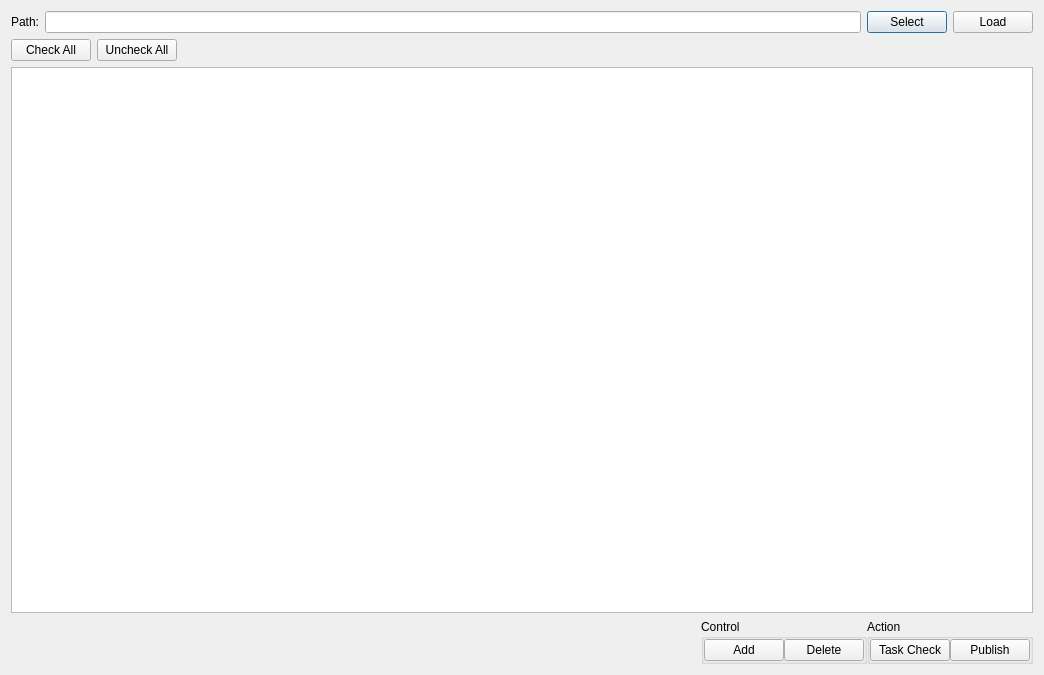
<?xml version="1.0" encoding="UTF-8"?>
<ui version="4.0">
 <class>Dialog</class>
 <widget class="QDialog" name="Dialog">
  <property name="geometry">
   <rect>
    <x>0</x>
    <y>0</y>
    <width>1044</width>
    <height>675</height>
   </rect>
  </property>
  <property name="windowTitle">
   <string>Past Timelog</string>
  </property>
  <layout class="QVBoxLayout" name="verticalLayout">
   <item>
    <layout class="QHBoxLayout" name="horizontalLayout_2">
     <item>
      <widget class="QLabel" name="label">
       <property name="text">
        <string>Path:</string>
       </property>
      </widget>
     </item>
     <item>
      <widget class="QLineEdit" name="lineEdit"/>
     </item>
     <item>
      <widget class="QPushButton" name="select_excel">
       <property name="text">
        <string>Select</string>
       </property>
      </widget>
     </item>
     <item>
      <widget class="QPushButton" name="load_excel">
       <property name="text">
        <string>Load</string>
       </property>
      </widget>
     </item>
    </layout>
   </item>
   <item>
    <layout class="QHBoxLayout" name="horizontalLayout_3">
     <item>
      <widget class="QPushButton" name="check_all_btn">
       <property name="text">
        <string>Check All</string>
       </property>
      </widget>
     </item>
     <item>
      <widget class="QPushButton" name="uncheck_all_btn">
       <property name="text">
        <string>Uncheck All</string>
       </property>
      </widget>
     </item>
     <item>
      <spacer name="horizontalSpacer">
       <property name="orientation">
        <enum>Qt::Horizontal</enum>
       </property>
       <property name="sizeType">
        <enum>QSizePolicy::Expanding</enum>
       </property>
       <property name="sizeHint" stdset="0">
        <size>
         <width>40</width>
         <height>20</height>
        </size>
       </property>
      </spacer>
     </item>
    </layout>
   </item>
   <item>
    <widget class="QTableView" name="seq_model_view"/>
   </item>
   <item>
    <layout class="QHBoxLayout" name="horizontalLayout_4">
     <property name="spacing">
      <number>0</number>
     </property>
     <item>
      <spacer name="horizontalSpacer_2">
       <property name="orientation">
        <enum>Qt::Horizontal</enum>
       </property>
       <property name="sizeType">
        <enum>QSizePolicy::Expanding</enum>
       </property>
       <property name="sizeHint" stdset="0">
        <size>
         <width>0</width>
         <height>0</height>
        </size>
       </property>
      </spacer>
     </item>
     <item>
      <widget class="QGroupBox" name="groupBox_2">
       <property name="title">
        <string>Control</string>
       </property>
       <layout class="QHBoxLayout" name="horizontalLayout_5">
        <property name="spacing">
         <number>0</number>
        </property>
        <property name="margin">
         <number>0</number>
        </property>
        <item>
         <widget class="QPushButton" name="add_btn">
          <property name="text">
           <string>Add</string>
          </property>
         </widget>
        </item>
        <item>
         <widget class="QPushButton" name="del_btn">
          <property name="text">
           <string>Delete</string>
          </property>
         </widget>
        </item>
       </layout>
      </widget>
     </item>
     <item>
      <widget class="QGroupBox" name="groupBox_3">
       <property name="title">
        <string>Action</string>
       </property>
       <layout class="QHBoxLayout" name="horizontalLayout_6">
        <property name="spacing">
         <number>0</number>
        </property>
        <property name="margin">
         <number>0</number>
        </property>
        <item>
         <widget class="QPushButton" name="task_check">
          <property name="text">
           <string>Task Check</string>
          </property>
         </widget>
        </item>
        <item>
         <widget class="QPushButton" name="publish">
          <property name="text">
           <string>Publish</string>
          </property>
         </widget>
        </item>
       </layout>
      </widget>
     </item>
    </layout>
   </item>
  </layout>
 </widget>
 <resources/>
 <connections/>
</ui>
